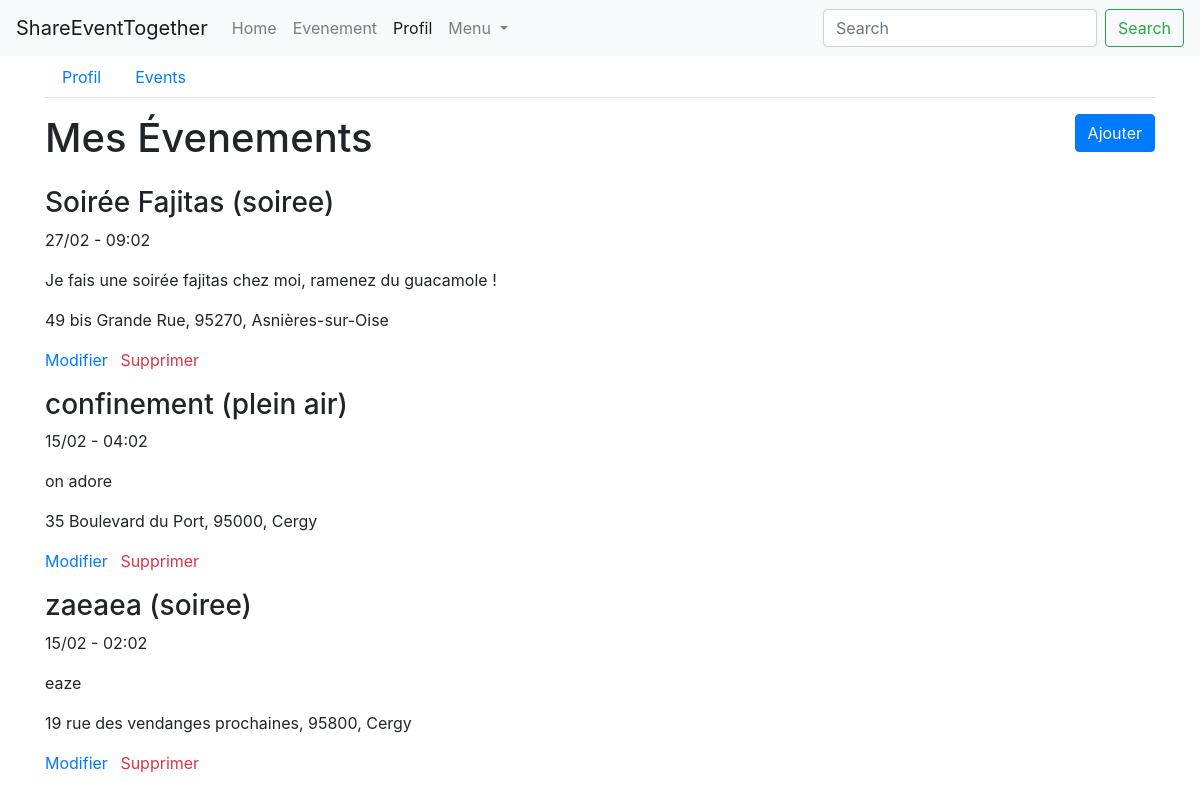
Screenshot of /profil/evenements (signed in) with the database file from the repository.
### events/models.py (models this page shows, shortened)
class Event(models.Model):
    PARTY_CATEGORY = 'soiree'
    GAME_CATEGORY = 'jeux'
    TOURISM_CATEGORY = 'tourisme'
    AREA_CATEGORY = 'plein air'
    CATEGORY_CHOICES = (
        (PARTY_CATEGORY, 'soiree'),
        (GAME_CATEGORY, 'jeux'),
        (TOURISM_CATEGORY, 'tourisme'),
        (AREA_CATEGORY, 'plein air')
    )
    person = models.ForeignKey('persons.Person', on_delete=models.CASCADE)
    title = models.CharField('titre', max_length=150)
    description = models.TextField('description')
    address = models.CharField('adresse', max_length=100)
    zip_code = models.IntegerField('code postal')
    city = models.CharField('ville', max_length=50)
    category = models.CharField('categorie', choices=CATEGORY_CHOICES, max_length=20)
    created_at = models.DateTimeField('crée à', auto_now=True)
    event_date = models.DateTimeField('date evenement', auto_now=False)
    coordonate_x = models.CharField('coordonnée X',max_length=10 ,null=True, blank=True)
    coordonate_y = models.CharField('coordonnée Y',max_length=10 , null=True, blank=True)

### events/views/events.py (the view)
# urls.py: path('profil/evenements', ProfileEventDetailsView.as_view(), name='profil-events'),
class ProfileEventDetailsView(PersonView):
    def get(self, request):
        user = request.user
        events = get_events_by_user(user)
        person = get_person_by_user(user)
        context = {
            'user': user,
            'events': events,
            'person': person,
            'navigation_items': navigation.navigation_items(navigation.NAV_PROFIL),
        }
        return render(request, 'persons/events/my_events_details.html', context)

### events/models_helpers.py (called while the page is built)
def get_person_by_user(user):
    return Person.objects.get(user=user)

def get_events_by_user(user):
    return Event.objects.filter(person__user=user)

### events/navigation.py (called while the page is built)
def navigation_items(selected_item=None):
    items = []
    for name, shortcut in NAV_ITEMS:
        items.append({
            'name': name,
            'url': reverse(shortcut),
            'active': True if selected_item == name else False,
        })
    return items

### events/templates/persons/events/my_events_details.html (shortened to what this page needs)
{% extends 'persons/base_navbar.html' %}
{% block content %}
    <div class="row">
        <div class="col">
            <div class="row">
                <div class="col">
                    <ul class="nav nav-tabs">
                        <li class="nav-item">
                            <a class="nav-link" href="{% url 'profil' %}">Profil</a>
                        </li>
                        <li class="nav-item">
                            <a class="nav-link" href="{% url 'profil-events' %}">Events</a>
                        </li>
                    </ul>
                </div>
            </div>
            <div class="row">
                <div class="col mt-3">
                    <div class="row">
                        <h1 class="col-md-7">Mes Évenements</h1>
                        <div class="col-md-5 text-right">
                            {% if user.pk %}
                                <a class="btn btn-primary" href="{% url 'create-event' %}">Ajouter</a>
                            {% endif %}
                        </div>
                    </div>
                    {% for event in events %}
                        <div class="row ">
                            <div class="col">
                                <h3 class="col-md-12 p-0 mt-3">{{ event.title }} ({{ event.category }})</h3>
                                <p>{{ event.event_date|date:'d/m - h:m' }}</p>
                                <p>{{ event.description }}</p>
                                <p>{{ event.address }}, {{ event.zip_code }}, {{ event.city }}</p>
                                <a href="{% url 'edit-event' event.pk %}" class="text-primary mr-2">Modifier</a>
                                <a href="{% url 'delete-event' event.pk %}" class="text-danger" data-toggle="modal"
                                   data-target="#close_modal">Supprimer</a>
                            </div>
                        </div>
                    {% empty %}
                        <p>Il n'y a pas d'évenements pour le moment</p>
                    {% endfor %}
                </div>
            </div>
        </div>
    </div>
{% endblock %}

### rows the page displays
Event: title "Soirée Fajitas", category "soiree", event_date "27/02 - 09:02", description "Je fais une soirée fajitas chez moi, ramenez du guacamole !", address "49 bis Grande Rue", zip_code "95270", city "Asnières-sur-Oise"
Event: title "confinement", category "plein air", event_date "15/02 - 04:02", description "on adore", address "35 Boulevard du Port", zip_code "95000", city "Cergy"
Event: title "zaeaea", category "soiree", event_date "15/02 - 02:02", description "eaze", address "19 rue des vendanges prochaines", zip_code "95800", city "Cergy"

### other values shown
{{ item.name }} "Home" "Evenement" "Profil"
